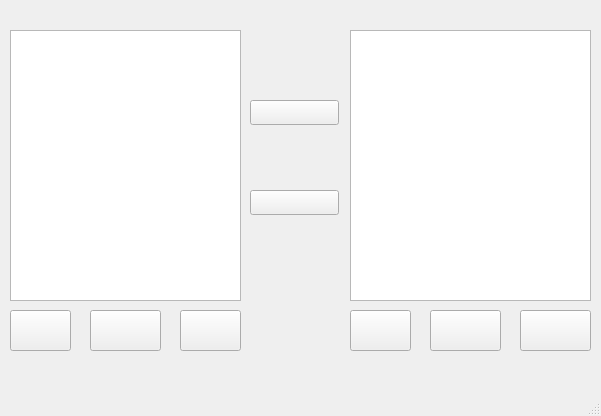
<?xml version="1.0" encoding="UTF-8"?>
<ui version="4.0">
 <class>MainWindow</class>
 <widget class="QMainWindow" name="MainWindow">
  <property name="geometry">
   <rect>
    <x>0</x>
    <y>0</y>
    <width>601</width>
    <height>416</height>
   </rect>
  </property>
  <property name="windowTitle">
   <string>MainWindow</string>
  </property>
  <widget class="QWidget" name="centralwidget">
   <widget class="QTreeView" name="treeView">
    <property name="geometry">
     <rect>
      <x>10</x>
      <y>30</y>
      <width>231</width>
      <height>271</height>
     </rect>
    </property>
   </widget>
   <widget class="QTreeView" name="treeView_2">
    <property name="geometry">
     <rect>
      <x>350</x>
      <y>30</y>
      <width>241</width>
      <height>271</height>
     </rect>
    </property>
   </widget>
   <widget class="QPushButton" name="addtextfile1">
    <property name="geometry">
     <rect>
      <x>10</x>
      <y>310</y>
      <width>61</width>
      <height>41</height>
     </rect>
    </property>
    <property name="text">
     <string/>
    </property>
   </widget>
   <widget class="QPushButton" name="addfile1">
    <property name="geometry">
     <rect>
      <x>90</x>
      <y>310</y>
      <width>71</width>
      <height>41</height>
     </rect>
    </property>
    <property name="text">
     <string/>
    </property>
   </widget>
   <widget class="QPushButton" name="delete1">
    <property name="geometry">
     <rect>
      <x>180</x>
      <y>310</y>
      <width>61</width>
      <height>41</height>
     </rect>
    </property>
    <property name="text">
     <string/>
    </property>
   </widget>
   <widget class="QPushButton" name="addtextfile2">
    <property name="geometry">
     <rect>
      <x>350</x>
      <y>310</y>
      <width>61</width>
      <height>41</height>
     </rect>
    </property>
    <property name="text">
     <string/>
    </property>
   </widget>
   <widget class="QPushButton" name="addfile2">
    <property name="geometry">
     <rect>
      <x>430</x>
      <y>310</y>
      <width>71</width>
      <height>41</height>
     </rect>
    </property>
    <property name="text">
     <string/>
    </property>
   </widget>
   <widget class="QPushButton" name="delete2">
    <property name="geometry">
     <rect>
      <x>520</x>
      <y>310</y>
      <width>71</width>
      <height>41</height>
     </rect>
    </property>
    <property name="text">
     <string/>
    </property>
   </widget>
   <widget class="QPushButton" name="send1">
    <property name="geometry">
     <rect>
      <x>250</x>
      <y>100</y>
      <width>89</width>
      <height>25</height>
     </rect>
    </property>
    <property name="text">
     <string/>
    </property>
   </widget>
   <widget class="QPushButton" name="send2">
    <property name="geometry">
     <rect>
      <x>250</x>
      <y>190</y>
      <width>89</width>
      <height>25</height>
     </rect>
    </property>
    <property name="text">
     <string/>
    </property>
   </widget>
  </widget>
  <widget class="QStatusBar" name="statusbar"/>
 </widget>
 <resources/>
 <connections/>
</ui>
